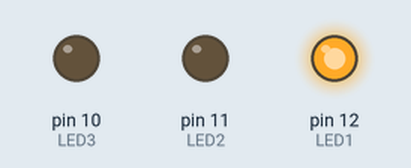
Bench run of a sketch on a simulated Arduino Uno, built with avr-gcc and run on an emulated ATmega328P. On the bench: output pins drawn as LEDs (lit = HIGH).

Above: at 0.1 s.
At 0.3 s:
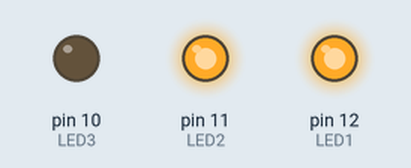
At 0.75 s:
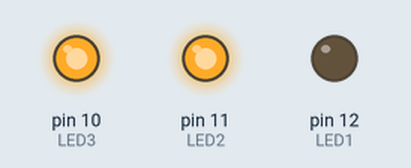
At 1.05 s:
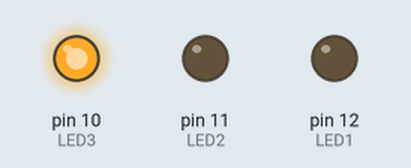
At 2.0 s:
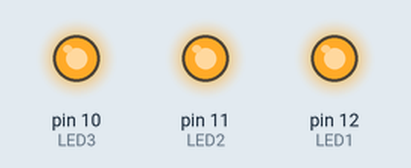
At 2.85 s:
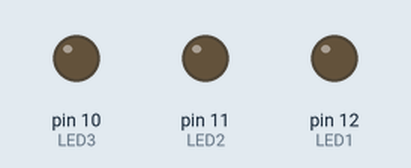
Timing chart, 0 to 3.5 s (numbered marks = the images above):
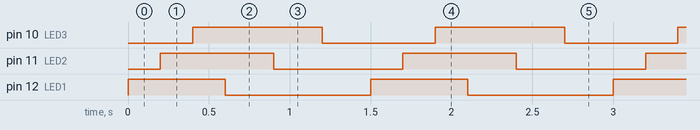

The sketch:

blinkingled_may24_vol_0_1.ino
```cpp
int LED1 = 12;
int LED2 = 11;
int LED3 = 10;

void setup() {
  pinMode (LED1, OUTPUT);
  pinMode (LED2, OUTPUT);
  pinMode (LED3, OUTPUT);
}

void loop() {
digitalWrite(LED1, HIGH);     // turn on LED1
delay(200);                   // wait for 200ms
digitalWrite(LED2, HIGH);     // turn on LED2
delay(200);                   // wait for 200ms
digitalWrite(LED3, HIGH);     // turn on LED3
delay(200);                   // wait for 200ms
digitalWrite(LED1, LOW);      // turn off LED1
delay(300);                   // wait for 300ms
digitalWrite(LED2, LOW);      // turn off LED2
delay(300);                   // wait for 300ms
digitalWrite(LED3, LOW);      // turn off  LED3
delay(300);                   // wait for 300ms before running program all over again
}
```

Measured:
- by itself, pin 10 (LED3): alternates HIGH for 0.80 s and LOW for 0.70 s
- by itself, pin 11 (LED2): alternates HIGH for 0.70 s and LOW for 0.80 s
- by itself, pin 12 (LED1): alternates HIGH for 0.60 s and LOW for 0.90 s
